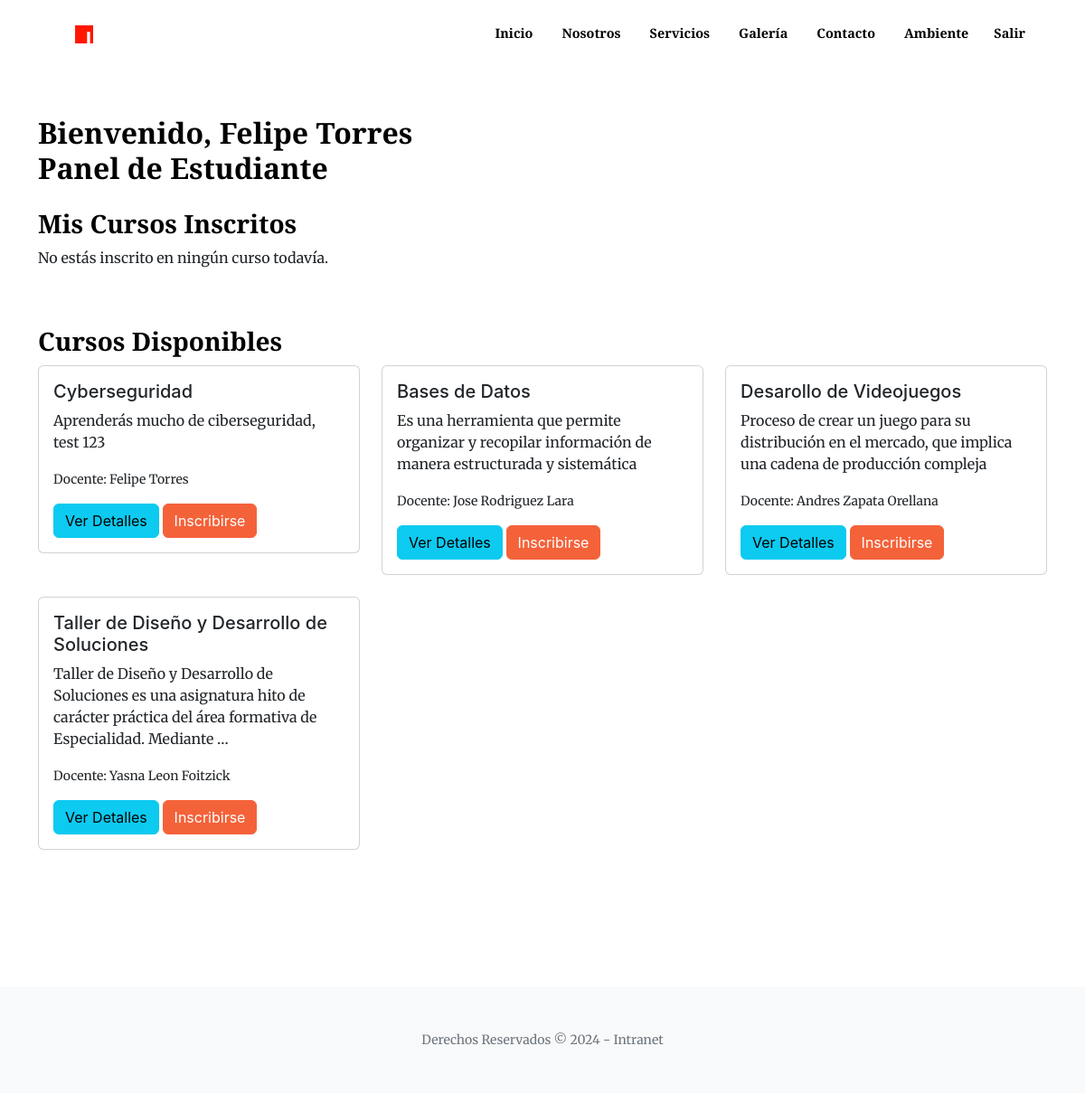
The page /ambiente/estudiante/ (signed in) on the database its author committed.
### core/models.py (models this page shows, shortened)
class CustomUser(AbstractUser):
    USER_TYPE_CHOICES = (
        ('estudiante', 'Estudiante'),
        ('docente', 'Docente'),
        ('admin', 'Administrador'),
    )
    user_type = models.CharField(max_length=20, choices=USER_TYPE_CHOICES, default='estudiante')
    class Meta:
        verbose_name = "Usuario"
        verbose_name_plural = "Usuarios"

class Curso(models.Model):
    nombre = models.CharField(max_length=100)
    descripcion = models.TextField()
    docente = models.ForeignKey(CustomUser, on_delete=models.SET_NULL, null=True, limit_choices_to={'user_type': 'docente'})
    estudiantes = models.ManyToManyField(CustomUser, related_name='cursos_inscritos', limit_choices_to={'user_type': 'estudiante'}, blank=True)

### core/views.py (the view)
# urls.py: path('ambiente/estudiante/', views.ambiente_estudiante, name='ambiente_estudiante'),
@login_required
def ambiente_estudiante(request):
    cursos_inscritos = request.user.cursos_inscritos.all()
    cursos_disponibles = Curso.objects.exclude(estudiantes=request.user)
    context = {
        'cursos_inscritos': cursos_inscritos,
        'cursos_disponibles': cursos_disponibles,
    }
    return render(request, 'core/ambiente_estudiante.html', context)

### core/templates/core/ambiente_estudiante.html (shortened to what this page needs)
{% extends 'core/base.html' %}
{% block content %}
<section class="page-section clearfix">
    <div class="container">
        <div class="intro">
            <h2 class="section-heading mb-4" style="color: #000000;">
                <span class="section-heading-upper"><strong>Bienvenido, {{ user.get_full_name }}</strong></span><br>
                <span class="section-heading-lower"><strong>Panel de Estudiante</strong></span>
            </h2>
            <div class="mb-5">
                <h3 style="color: #000000;"><strong>Mis Cursos Inscritos</strong></h3>
                <div class="row">
                    {% for curso in cursos_inscritos %}
                        <div class="col-md-4 mb-4">
                            <div class="card">
                                <div class="card-body">
                                    <h5 class="card-title">{{ curso.nombre }}</h5>
                                    <p class="card-text">{{ curso.descripcion|truncatewords:20 }}</p>
                                    <p class="card-text"><small>Docente: {{ curso.docente.get_full_name }}</small></p>
                                    <a href="{% url 'detalle_curso' curso.id %}" class="btn btn-info">Ver Detalles</a>
                                </div>
                            </div>
                        </div>
                    {% empty %}
                        <div class="col-12">
                            <p>No estás inscrito en ningún curso todavía.</p>
                        </div>
                    {% endfor %}
                </div>
            </div>
            <div>
                <h3 style="color: #000000;"><strong>Cursos Disponibles</strong></h3>
                <div class="row">
                    {% for curso in cursos_disponibles %}
                        <div class="col-md-4 mb-4">
                            <div class="card">
                                <div class="card-body">
                                    <h5 class="card-title">{{ curso.nombre }}</h5>
                                    <p class="card-text">{{ curso.descripcion|truncatewords:20 }}</p>
                                    <p class="card-text"><small>Docente: {{ curso.docente.get_full_name }}</small></p>
                                    <a href="{% url 'detalle_curso' curso.id %}" class="btn btn-info">Ver Detalles</a>
                                    <a href="{% url 'inscribir_curso' curso.id %}" class="btn btn-primary">Inscribirse</a>
                                </div>
                            </div>
                        </div>
                    {% empty %}
                        <div class="col-12">
                            <p>No hay cursos disponibles para inscripción.</p>
                        </div>
                    {% endfor %}
                </div>
            </div>
        </div>
    </div>
</section>
{% endblock %}

### rows shown on the page
CustomUser: get_full_name "Felipe Torres"
Curso: nombre "Cyberseguridad", descripcion "Aprenderás mucho de ciberseguridad, test 123", docente.get_full_name "Felipe Torres"
Curso: nombre "Bases de Datos", descripcion "Es una herramienta que permite organizar y recopilar información de manera estructurada y sistemática", docente.get_full_name "Jose Rodriguez Lara"
Curso: nombre "Desarollo de Videojuegos", descripcion "Proceso de crear un juego para su distribución en el mercado, que implica una cadena de producción compleja", docente.get_full_name "Andres Zapata Orellana"
Curso: nombre "Taller de Diseño y Desarrollo de Soluciones", descripcion "Taller de Diseño y Desarrollo de Soluciones es una asignatura hito de carácter práctica del área formativa de Especialidad. Mediante …", docente.get_full_name "Yasna Leon Foitzick"
